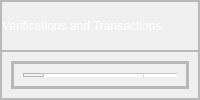
               <widget class="QWidget" name="accounts">
                <layout class="QVBoxLayout" name="verticalLayout_19">
                 <property name="spacing">
                  <number>0</number>
                 </property>
                 <property name="leftMargin">
                  <number>0</number>
                 </property>
                 <property name="topMargin">
                  <number>0</number>
                 </property>
                 <property name="rightMargin">
                  <number>0</number>
                 </property>
                 <property name="bottomMargin">
                  <number>0</number>
                 </property>
                 <item>
                  <widget class="QFrame" name="frame_20">
                   <property name="frameShape">
                    <enum>QFrame::StyledPanel</enum>
                   </property>
                   <property name="frameShadow">
                    <enum>QFrame::Raised</enum>
                   </property>
                   <layout class="QVBoxLayout" name="verticalLayout_20">
                    <property name="spacing">
                     <number>0</number>
                    </property>
                    <property name="leftMargin">
                     <number>0</number>
                    </property>
                    <property name="topMargin">
                     <number>0</number>
                    </property>
                    <property name="rightMargin">
                     <number>0</number>
                    </property>
                    <property name="bottomMargin">
                     <number>0</number>
                    </property>
                    <item>
                     <widget class="QFrame" name="frame_21">
                      <property name="minimumSize">
                       <size>
                        <width>0</width>
                        <height>50</height>
                       </size>
                      </property>
                      <property name="maximumSize">
                       <size>
                        <width>16777215</width>
                        <height>50</height>
                       </size>
                      </property>
                      <property name="frameShape">
                       <enum>QFrame::StyledPanel</enum>
                      </property>
                      <property name="frameShadow">
                       <enum>QFrame::Raised</enum>
                      </property>
                      <layout class="QVBoxLayout" name="verticalLayout_21">
                       <property name="spacing">
                        <number>0</number>
                       </property>
                       <property name="leftMargin">
                        <number>0</number>
                       </property>
                       <property name="topMargin">
                        <number>0</number>
                       </property>
                       <property name="rightMargin">
                        <number>0</number>
                       </property>
                       <property name="bottomMargin">
                        <number>0</number>
                       </property>
                       <item>
                        <widget class="QLabel" name="label_64">
                         <property name="styleSheet">
                          <string notr="true">	color: rgb(255, 255, 255);
	font: 26pt &quot;Helvetica Neue&quot;;
	background-color: transparent;
</string>
                         </property>
                         <property name="text">
                          <string>Verifications and Transactions</string>
                         </property>
                        </widget>
                       </item>
                      </layout>
                     </widget>
                    </item>
                    <item>
                     <widget class="QFrame" name="frame_22">
                      <property name="frameShape">
                       <enum>QFrame::StyledPanel</enum>
                      </property>
                      <property name="frameShadow">
                       <enum>QFrame::Raised</enum>
                      </property>
                      <layout class="QHBoxLayout" name="horizontalLayout_7">
                       <item>
                        <widget class="QFrame" name="frame_25">
                         <property name="frameShape">
                          <enum>QFrame::StyledPanel</enum>
                         </property>
                         <property name="frameShadow">
                          <enum>QFrame::Raised</enum>
                         </property>
                         <layout class="QHBoxLayout" name="horizontalLayout_8">
                          <property name="spacing">
                           <number>0</number>
                          </property>
                          <property name="leftMargin">
                           <number>0</number>
                          </property>
                          <property name="topMargin">
                           <number>0</number>
                          </property>
                          <property name="rightMargin">
                           <number>0</number>
                          </property>
                          <property name="bottomMargin">
                           <number>0</number>
                          </property>
                          <item>
                           <widget class="QFrame" name="frame_26">
                            <property name="frameShape">
                             <enum>QFrame::StyledPanel</enum>
                            </property>
                            <property name="frameShadow">
                             <enum>QFrame::Raised</enum>
                            </property>
                            <layout class="QHBoxLayout" name="horizontalLayout_9">
                             <property name="spacing">
                              <number>0</number>
                             </property>
                             <property name="leftMargin">
                              <number>0</number>
                             </property>
                             <property name="topMargin">
                              <number>0</number>
                             </property>
                             <property name="rightMargin">
                              <number>0</number>
                             </property>
                             <property name="bottomMargin">
                              <number>0</number>
                             </property>
                             <item>
                              <widget class="QFrame" name="frame_24">
                               <property name="frameShape">
                                <enum>QFrame::StyledPanel</enum>
                               </property>
                               <property name="frameShadow">
                                <enum>QFrame::Raised</enum>
                               </property>
                               <layout class="QHBoxLayout" name="horizontalLayout_10">
                                <item>
                                 <widget class="QFrame" name="frame_29">
                                  <property name="frameShape">
                                   <enum>QFrame::StyledPanel</enum>
                                  </property>
                                  <property name="frameShadow">
                                   <enum>QFrame::Raised</enum>
                                  </property>
                                  <widget class="QTableWidget" name="tbl_accounts">
                                   <property name="geometry">
                                    <rect>
                                     <x>20</x>
                                     <y>0</y>
                                     <width>201</width>
                                     <height>731</height>
                                    </rect>
                                   </property>
                                   <property name="styleSheet">
                                    <string notr="true">background-color: white;</string>
                                   </property>
                                   <column>
                                    <property name="text">
                                     <string>Email</string>
                                    </property>
                                   </column>
                                   <column>
                                    <property name="text">
                                     <string>Verification Status</string>
                                    </property>
                                   </column>
                                  </widget>
                                  <widget class="QPushButton" name="user_delete">
                                   <property name="geometry">
                                    <rect>
                                     <x>270</x>
                                     <y>80</y>
                                     <width>155</width>
                                     <height>37</height>
                                    </rect>
                                   </property>
                                   <property name="styleSheet">
                                    <string notr="true">QPushButton{
background-color: rgb(25, 116, 210);
color: rgb(255, 255, 255);
font: 57 18pt &quot;Roboto Medium&quot;;
}
QPushButton:hover{
background-color: rgb(30, 143, 255);
}
QPushButton:pressed{
background-color: rgb(0, 170, 255);
}</string>
                                   </property>
                                   <property name="text">
                                    <string>Delete User</string>
                                   </property>
                                  </widget>
                                  <widget class="QPushButton" name="user_verify">
                                   <property name="geometry">
                                    <rect>
                                     <x>270</x>
                                     <y>130</y>
                                     <width>155</width>
                                     <height>37</height>
                                    </rect>
                                   </property>
                                   <property name="styleSheet">
                                    <string notr="true">QPushButton{
background-color: rgb(25, 116, 210);
color: rgb(255, 255, 255);
font: 57 18pt &quot;Roboto Medium&quot;;
}
QPushButton:hover{
background-color: rgb(30, 143, 255);
}
QPushButton:pressed{
background-color: rgb(0, 170, 255);
}</string>
                                   </property>
                                   <property name="text">
                                    <string>Verify</string>
                                   </property>
                                  </widget>
                                  <widget class="QPushButton" name="ref_table">
                                   <property name="geometry">
                                    <rect>
                                     <x>270</x>
                                     <y>230</y>
                                     <width>155</width>
                                     <height>37</height>
                                    </rect>
                                   </property>
                                   <property name="styleSheet">
                                    <string notr="true">QPushButton{
background-color: rgb(25, 116, 210);
color: rgb(255, 255, 255);
font: 57 18pt &quot;Roboto Medium&quot;;
}
QPushButton:hover{
background-color: rgb(30, 143, 255);
}
QPushButton:pressed{
background-color: rgb(0, 170, 255);
}</string>
                                   </property>
                                   <property name="text">
                                    <string>Refresh Table</string>
                                   </property>
                                  </widget>
                                  <widget class="QPushButton" name="user_unverify">
                                   <property name="geometry">
                                    <rect>
                                     <x>270</x>
                                     <y>180</y>
                                     <width>155</width>
                                     <height>37</height>
                                    </rect>
                                   </property>
                                   <property name="styleSheet">
                                    <string notr="true">QPushButton{
background-color: rgb(25, 116, 210);
color: rgb(255, 255, 255);
font: 57 18pt &quot;Roboto Medium&quot;;
}
QPushButton:hover{
background-color: rgb(30, 143, 255);
}
QPushButton:pressed{
background-color: rgb(0, 170, 255);
}</string>
                                   </property>
                                   <property name="text">
                                    <string>Unverify</string>
                                   </property>
                                  </widget>
                                  <widget class="QTableWidget" name="tbl_accounts_2">
                                   <property name="geometry">
                                    <rect>
                                     <x>600</x>
                                     <y>0</y>
                                     <width>301</width>
                                     <height>731</height>
                                    </rect>
                                   </property>
                                   <property name="styleSheet">
                                    <string notr="true">background-color: white;</string>
                                   </property>
                                   <column>
                                    <property name="text">
                                     <string>Name</string>
                                    </property>
                                   </column>
                                   <column>
                                    <property name="text">
                                     <string>Requested Doc</string>
                                    </property>
                                   </column>
                                   <column>
                                    <property name="text">
                                     <string>Price</string>
                                    </property>
                                   </column>
                                  </widget>
                                  <widget class="QPushButton" name="ref_tabletransaction">
                                   <property name="geometry">
                                    <rect>
                                     <x>920</x>
                                     <y>60</y>
                                     <width>155</width>
                                     <height>37</height>
                                    </rect>
                                   </property>
                                   <property name="styleSheet">
                                    <string notr="true">QPushButton{
background-color: rgb(25, 116, 210);
color: rgb(255, 255, 255);
font: 57 18pt &quot;Roboto Medium&quot;;
}
QPushButton:hover{
background-color: rgb(30, 143, 255);
}
QPushButton:pressed{
background-color: rgb(0, 170, 255);
}</string>
                                   </property>
                                   <property name="text">
                                    <string>Refresh Table</string>
                                   </property>
                                  </widget>
                                  <widget class="QPushButton" name="edit_accounts">
                                   <property name="geometry">
                                    <rect>
                                     <x>270</x>
                                     <y>280</y>
                                     <width>155</width>
                                     <height>37</height>
                                    </rect>
                                   </property>
                                   <property name="styleSheet">
                                    <string notr="true">QPushButton{
background-color: rgb(25, 116, 210);
color: rgb(255, 255, 255);
font: 57 18pt &quot;Roboto Medium&quot;;
}
QPushButton:hover{
background-color: rgb(30, 143, 255);
}
QPushButton:pressed{
background-color: rgb(0, 170, 255);
}</string>
                                   </property>
                                   <property name="text">
                                    <string>Edit Accounts</string>
                                   </property>
                                  </widget>
                                 </widget>
                                </item>
                               </layout>
                              </widget>
                             </item>
                            </layout>
                           </widget>
                          </item>
                         </layout>
                        </widget>
                       </item>
                      </layout>
                     </widget>
                    </item>
                   </layout>
                  </widget>
                 </item>
                </layout>
               </widget>
